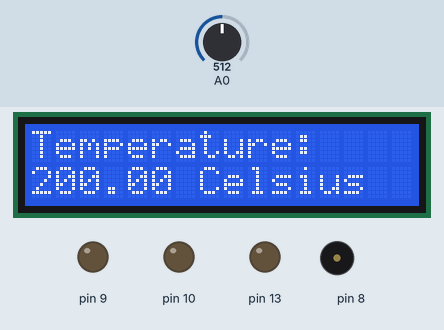
A sketch run on a simulated Arduino Uno, built with avr-gcc and run on an emulated ATmega328P. On the bench: 16×2 character LCD, output pins drawn as LEDs (lit = HIGH), buzzer (waves = sounding). Inputs (shaded band) come from the test bench; at power-on: A0 = 512. What the sketch prints to the serial monitor is not drawn.

Above: at 6.3 s.
6.4 s: A0 set to 321
At 12.9 s:
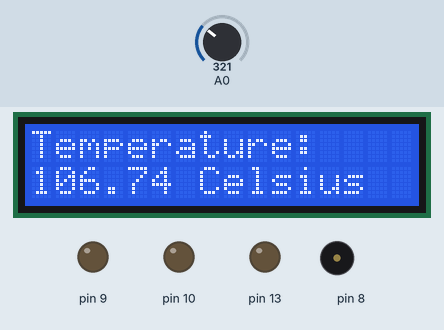
13.2 s: A0 set to 299
At 19.7 s:
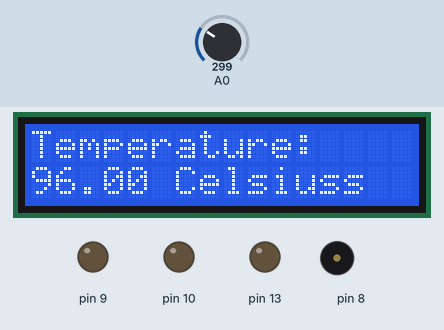
24.4 s: A0 set to 189
At 31.7 s:
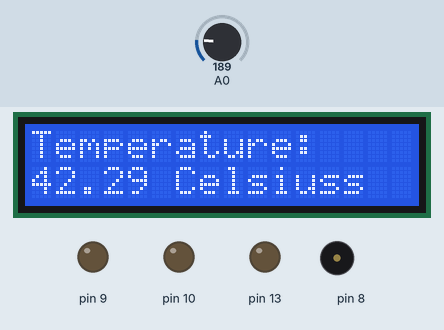
31.9 s: A0 set to 168
At 36.9 s:
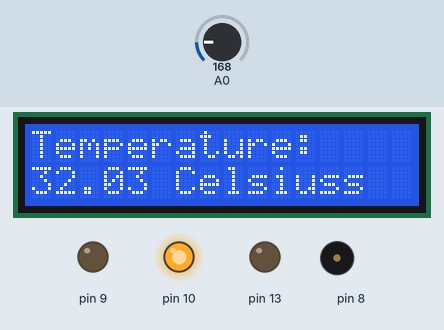
43.1 s: A0 set to 122
At 50.3 s:
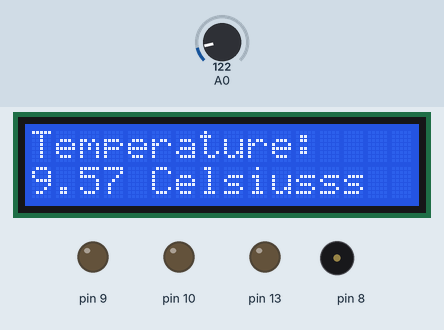
Timing chart, 0 to 57.6 s (numbered marks = the images above; inputs shaded):
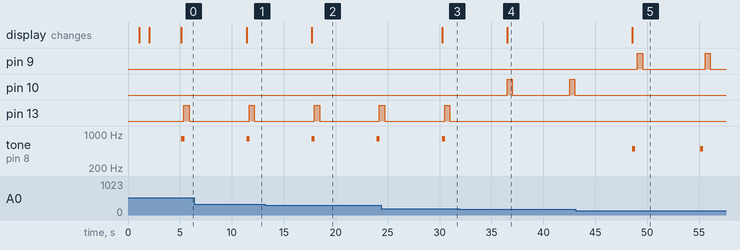

Measured:
- the behaviour switches between 308 and 307 on A0 (found by bisection; images 1 and 2)
- the behaviour switches between 181 and 180 on A0 (found by bisection; images 3 and 4)
- after the input at 6.4 s, the display: changes after 5.0 s (image 1)
- after the input at 13.2 s, the display: changes after 4.5 s (image 2)
- after the input at 24.4 s, the display: changes after 5.8 s (image 3)
- after the input at 31.9 s, pin 10: alternates HIGH for 0.50 s and LOW for 5.5 s, starting after 4.6 s; pin 13: stays LOW (without the input it goes to HIGH after 4.9 s); tone on pin 8: stops changing and stays silent; the display: changes after 4.6 s (image 4)
- after the input at 43.1 s, pin 9: alternates HIGH for 0.50 s and LOW for 6.0 s, starting after 6.0 s; pin 10: stops changing and stays LOW; tone on pin 8: alternates 500 Hz for 0.30 s and silent for 6.2 s, starting after 5.5 s; the display: changes after 5.5 s (image 5)
- by itself, tone on pin 8: alternates 800 Hz for 0.30 s and silent for 6.0 s

The sketch:

arduino_code.ino
```cpp
//#include <SoftwareSerial.h>
#include <LiquidCrystal.h>
//Initialize the library with the numbers of the interface pins.
LiquidCrystal lcd(12, 11, 5, 4, 3, 2);
float val, voltage, temp;
//This is the Arduino Pin that will read the sensor output.
//int sensePin = A0;
//The variable we will use to store the sensor input.
//int sensorInput;
//The variable we will use to store temperature in degrees.
//double temp;
String ssid     = "Simulator Wifi";  // SSID to connect to
String password = ""; //virtual wifi has no password
String host     = "api.thingspeak.com"; // Open Weather Map API
const int httpPort   = 80;
String url     = "/update?api_key=S6HJQ0GAP30FCE4M&field1=";
//Replace XXXXXXXXXXXXXXXX by your ThingSpeak Channel API Key

void setupESP8266(void)
{

  // Start our ESP8266 Serial Communication
  //Serial.begin(115200);   // Serial connection over USB to computer
  Serial.println("AT");   // Serial connection on Tx / Rx port to ESP8266
  delay(10);        // Wait a little for the ESP to respond
  if (Serial.find("OK"))
    Serial.println("ESP8266 OK!!!");

  // Connect to Simulator Wifi
  Serial.println("AT+CWJAP=\"" + ssid + "\",\"" + password + "\"");
  delay(10);        // Wait a little for the ESP to respond
  if (Serial.find("OK"))
    Serial.println("Connected to WiFi!!!");

  // Open TCP connection to the host:
  //ESP8266 connects to the server as a TCP client.

  Serial.println("AT+CIPSTART=\"TCP\",\"" + host + "\"," + httpPort);
  delay(50);        // Wait a little for the ESP to respond
  if (Serial.find("OK"))
   Serial.println("ESP8266 Connected to server!!!") ;

}

void anydata(void)
{

  val=analogRead(A0);
  voltage=val*0.0048828125;
  temp = (voltage - 0.5) * 100.0;

  //Set the cursor to column 0, line 1
  lcd.setCursor(0, 1);
  lcd.print(temp);

  lcd.print(" Celsius");
  if (temp > 38)
  {
    //INPUT - FREQUENCY - TIME THAT LASTS
    tone(8, 800, 300);
    delay(250);

    digitalWrite(13, HIGH);
    delay(500); // Wait for 500 millisecond(s)
    digitalWrite(13, LOW);
    delay(500); // Wait for 500 millisecond(s)
  }

  else if (temp < 32)
  {
    //INPUT - FREQUENCY - TIME THAT LASTS
    tone(8, 500, 300);
    delay(500);

    digitalWrite(9, HIGH);
    delay(500); // Wait for 500 millisecond(s)
    digitalWrite(9, LOW);
    delay(500); // Wait for 500 millisecond(s)
  }
  else
  {
    digitalWrite(10, HIGH);
    delay(500); // Wait for 500 millisecond(s)
    digitalWrite(10, LOW);
    delay(500); // Wait for 500 millisecond(s)
  }


  // Construct our HTTP call
  String httpPacket = "GET " + url + String(temp) + " HTTP/1.1\r\nHost: " + host + "\r\n\r\n";
  int length = httpPacket.length();

  // Send our message length
  Serial.print("AT+CIPSEND=");
  Serial.println(length);
  delay(10); // Wait a little for the ESP to respond if (!Serial.find(">")) return -1;

  // Send our http request
  Serial.print(httpPacket);
  delay(10); // Wait a little for the ESP to respond
  if (Serial.find("SEND OK\r\n"))
    Serial.println("ESP8266 sends data to the server");

}


void setup()
{
  Serial.begin(115200);

  //Initialize the LCD's number of columns and rows.
  lcd.begin(16, 2);
  lcd.print("IoT Project");
  lcd.setCursor(0,1);
  lcd.print("Temp Level");
  pinMode(A0, INPUT);
  //Pin of the led.
  pinMode(13, OUTPUT);
  pinMode(10, OUTPUT);
  pinMode(9, OUTPUT);
  delay(1000);
  lcd.clear();
  delay(1000);
  lcd.print("Temperature: ");
  setupESP8266();

}

void loop()
{

 anydata();

  delay(4000); // delay changed for faster analytics
}
```
